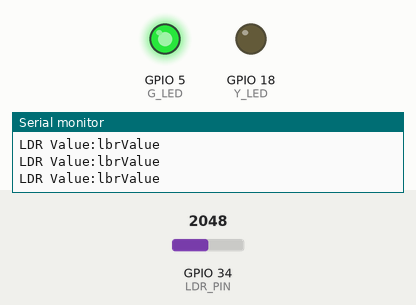
Simulated run of this sketch. Board: ESP32. On the bench: output pins drawn as LEDs (lit = HIGH), the last lines printed to the serial monitor. The inputs (shaded band) are chosen by the test bench; at power-on: GPIO 34 (LDR_PIN) = 2048.

Above: at 1.3 s.
1.4 s: GPIO 34 (LDR_PIN) set to 1938
At 2.2 s:
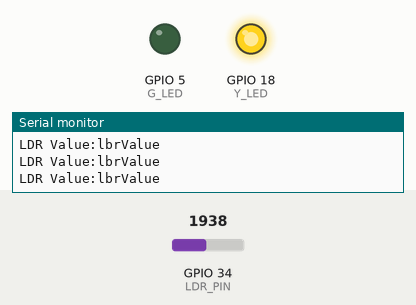
3.0 s: GPIO 34 (LDR_PIN) set to 2040
At 3.3 s:
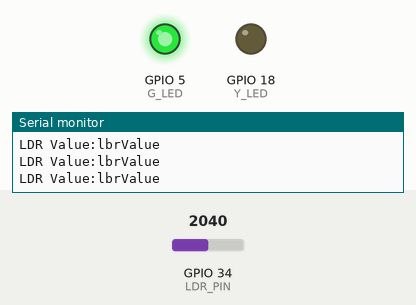
4.5 s: GPIO 34 (LDR_PIN) set to 1960
At 5.7 s:
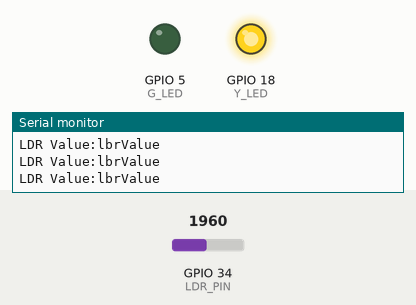
Timing chart, 0 to 7.5 s (numbered marks = the images above; inputs shaded):
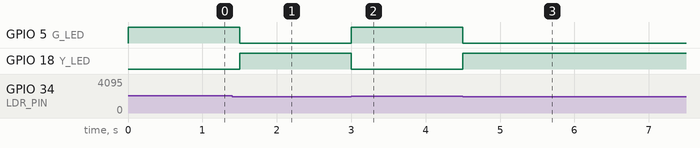

Measured:
- the behaviour switches between 2000 and 1999 on GPIO 34 (LDR_PIN) (found by bisection; images 0 and 1)
- after the input at 1.4 s, GPIO 5 (G_LED): HIGH → LOW after 0.10 s; GPIO 18 (Y_LED): LOW → HIGH after 0.10 s
- after the input at 3.0 s, GPIO 5 (G_LED): LOW → HIGH at once; GPIO 18 (Y_LED): HIGH → LOW at once
- after the input at 4.5 s, GPIO 5 (G_LED): HIGH → LOW at once; GPIO 18 (Y_LED): LOW → HIGH at once

The sketch:

LDR.ino
```cpp
#define Y_LED 18 // 첫 번째 LED
#define G_LED 5  // 두 번째 LED
#define LDR_PIN 34  // 조도센서 아날로그 연결 핀 (ESP32의 34번)

void setup() {
  Serial.begin(115200);  // 시리얼 통신을 115200을 설정 -> 잘 연결되었는지 확인용

  pinMode(Y_LED, OUTPUT);  // 노란색 LED 출력
  pinMode(G_LED, OUTPUT);  // 초록색 LED 출력
}

void loop() {
  int lbrValue = analogRead(LDR_PIN);  // 조도센서 값(0 ~ 4095)을 변수에 저장
  Serial.print("LDR Value:");  // 시니얼 모니터에 출력
  Serial.println("lbrValue");  // 조도센서 값을 시리얼 모니터에 출력 후 한 줄 띄어쓰기

  if (lbrValue < 2000) {  // 만약 조도센서의 값이 2000 미만일 경우 (빛의 세기가 2000보다 약할 경우)
    digitalWrite (Y_LED, HIGH); // 노란색 LED 켜기
    digitalWrite (G_LED, LOW);  // 초록색 LED 끄기
  }
  else {  // 그렇지 않다면 (빛의 세기가 강할 경우)
    digitalWrite(G_LED, HIGH); // 초록색 LED 켜기
    digitalWrite(Y_LED, LOW);  // 노란색 LED 끄기
  }
  delay(500);  // 0.5초마다 LED 상태 변환
}
```
